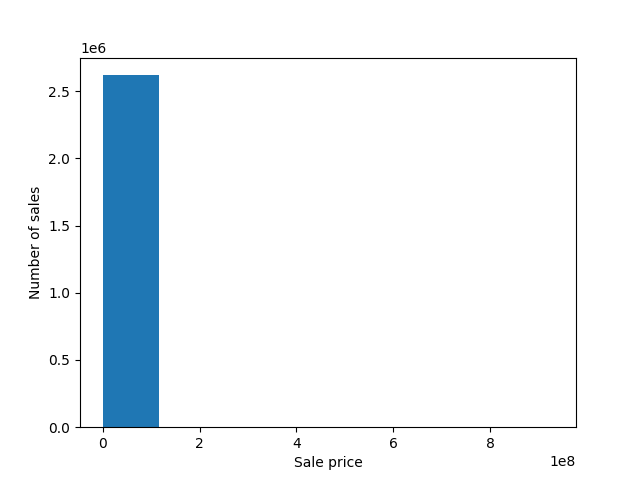

Recreate this plot in Python.
import pandas as pd
import numpy as np
import matplotlib.pyplot as plt 

df = pd.read_csv("Assessor_-_Parcel_Sales_20251230.csv")
sale_price_num = (
    df["sale_price"]
      .astype(str)
      .str.replace(r"[\$,]", "", regex=True)
      .pipe(pd.to_numeric, errors="coerce")
)

print(sale_price_num.isna().sum())
print(sale_price_num.head(20))

#bins = pd.cut(sale_price_num, bins=8,include_lowest=True) print(bins.value_counts().sort_index())
# that instead of the section go to there!

edges = np.linspace(0, sale_price_num.max(), 9)
bins = pd.cut(sale_price_num, bins=edges, include_lowest=True)
#there!
# that gives a goofy bottom number equal to 1% of the max value, but the min value is 0
print(bins.value_counts().sort_index())

plt.hist(sale_price_num, bins=edges)
plt.xlabel("Sale price")
plt.ylabel("Number of sales")
plt.show()
